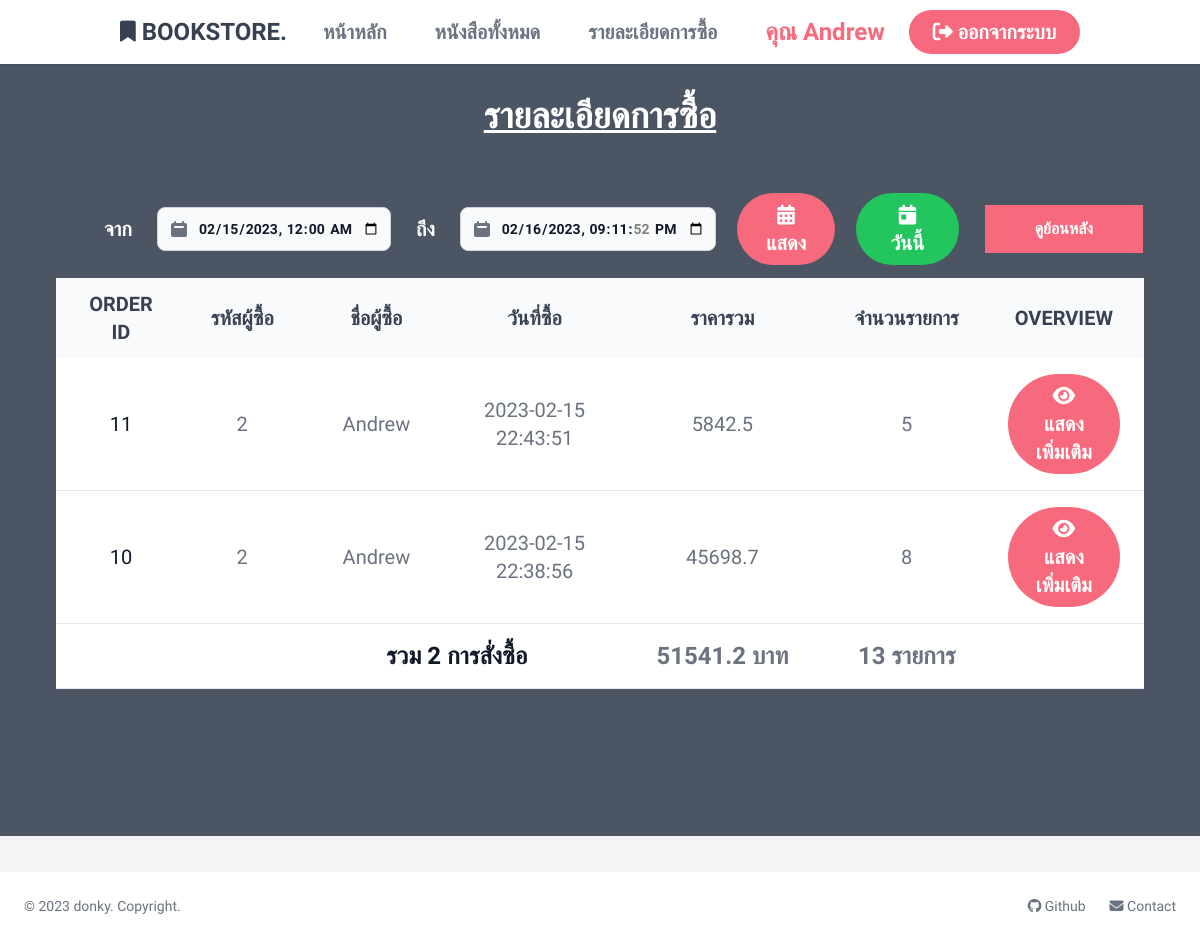
Screenshot of /bookOrder.php?day=1 (signed in) with the database file from the repository.
### tables this page shows
CREATE TABLE Orders (
   Order_id int NOT NULL AUTO_INCREMENT,
   EmployeeID int NOT NULL,
   Order_date DATETIME NOT NULL,
   Order_Price float NOT NULL,
   PRIMARY KEY(Order_id),
   FOREIGN KEY (EmployeeID) REFERENCES Employees(EmployeeID)
);

CREATE TABLE Employees (
   EmployeeID int NOT NULL AUTO_INCREMENT,
   emp_name VARCHAR(100) NOT NULL,
   emp_lname VARCHAR(100) NOT NULL,
   emp_sex VARCHAR(3),
   emp_BOD DATE,
   emp_addr VARCHAR(255),
   emp_tel VARCHAR(25) NOT NULL,
   emp_email VARCHAR(50) NOT NULL,
   emp_update DATE NOT NULL,
   emp_username VARCHAR(50) NOT NULL,
   emp_password VARCHAR(255) NOT NULL,
   emp_admin int(2) NOT NULL,
   PRIMARY KEY (EmployeeID)
);

### src/include/functions.php (called while the page is built, shortened)
<?php
function getOrderByEmpWithDate($EmployeeID, $day)
{
    $mysqli = connect();
    if ($_SESSION["emp_admin"] == 1) {
        $stmt = $mysqli->prepare("SELECT Order_id, orders.EmployeeID, emp_name, Order_date, Order_Price
        FROM orders, employees
        WHERE orders.EmployeeID = employees.EmployeeID AND Order_date > DATE_ADD(NOW(), INTERVAL -? DAY) ORDER BY Order_id DESC;");
        $stmt->bind_param(
            "s",
            $day
        );
    } else {
        $stmt = $mysqli->prepare("SELECT Order_id, orders.EmployeeID, emp_name, Order_date, Order_Price FROM orders, employees
        WHERE orders.EmployeeID = employees.EmployeeID AND orders.EmployeeID = ? AND Order_date > DATE_ADD(NOW(), INTERVAL -? DAY) ORDER BY Order_id DESC;");
        $stmt->bind_param(
            "ss",
            $EmployeeID,
            $day
        );
    }
    $stmt->execute();
    $result = $stmt->get_result();
    return $result;
}
function getCountDetail($Order_id)
{
    $mysqli = connect();
    $stmt = $mysqli->prepare("SELECT COUNT(orders_detail.Orid) AS C FROM orders_detail WHERE order_id = ?;");
    $stmt->bind_param(
        "s",
        $Order_id
    );
    $stmt->execute();
    $result = $stmt->get_result();
    return $result->fetch_assoc();
}

### src/bookOrder.php (the view, shortened to what this page needs)
<!DOCTYPE html>
<html lang="en">
<head>
    <?php
    require("./include/head.php");
    ?>
</head>
<body class="bg-gray-100">
    <?php
    include("./include/nav.php");
    if (isset($_GET["day"])) {
        $result = getOrderByEmpWithDate($_SESSION["EmployeeID"], $_GET["day"]);
    } else if (isset($_GET["date1"]) && isset($_GET["date2"])) {
        $result = getOrderByEmpWithDateToDate($_SESSION["EmployeeID"], strtr($_GET["date1"], 'T', ' '), strtr($_GET["date2"], 'T', ' '));
    } else if (isset($_GET["today"])) {
        $result = getOrderByEmpToday($_SESSION["EmployeeID"]);
    } else {
        $result = getOrderByEmp($_SESSION["EmployeeID"]);
    }
    ?>
    <div class="min-h-screen bg-gray-600 mt-9 mb-9 pt-10 p-14">
        <div style="width:30%; margin:auto;" class="text-white rounded-full">
            <div style="padding:20px; width:100%;" class="text-gray-1000 text-center text-4xl font-bold">
                <u> รายละเอียดการซื้อ</u>
            </div>
        </div>
        <br>
        <div class="relative overflow-x-auto">
            <table align="center" class="text-sm text-left text-gray-500 dark:text-gray-400">
                <thead>
                    <tr align="center">
                        <th colspan="6" width="200px" scope="col" class="px-6 py-3 text-xl">
                            <table>
                                <tr>
                                    <form action="./bookOrder.php" method="get">
                                        <td class="text-white px-6 py-3 text-xl">
                                            จาก
                                        </td>
                                        <td>
                                            <div class="relative max-w-sm">
                                                <div class="absolute inset-y-0 left-0 flex items-center pl-3 pointer-events-none">
                                                </div>
                                                <input datepicker type="datetime-local" name="date1" class="bg-gray-50 border border-gray-300 text-gray-900 text-sm rounded-lg focus:ring-blue-500 focus:border-blue-500 block w-full pl-10 p-2.5 dark:bg-gray-700 dark:border-gray-600 dark:placeholder-gray-400 dark:text-white dark:focus:ring-blue-500 dark:focus:border-blue-500" max="<?php echo date('Y-m-d H:i:s'); ?>" value="<?php echo date('Y-m-d 00:00:00', strtotime(' -1 day')); ?>">
                                            </div>
                                        </td>
                                        <td class="text-white px-6 py-3 text-xl">
                                            ถึง
                                        </td>
                                        <td>
                                            <div class="relative max-w-sm">
                                                <div class="absolute inset-y-0 left-0 flex items-center pl-3 pointer-events-none">
                                                </div>
                                                <input datepicker type="datetime-local" name="date2" class="bg-gray-50 border border-gray-300 text-gray-900 text-sm rounded-lg focus:ring-blue-500 focus:border-blue-500 block w-full pl-10 p-2.5 dark:bg-gray-700 dark:border-gray-600 dark:placeholder-gray-400 dark:text-white dark:focus:ring-blue-500 dark:focus:border-blue-500" max="<?php echo date('Y-m-d H:i:s'); ?>" value="<?php echo date('Y-m-d H:i:s'); ?>">
                                            </div>
                                        </td>
                                        <td style="padding-left:20px">
                                            <button class='bg-superred hover:bg-redred text-white text-xl font-bold py-2 px-6 rounded-full'>
                                                <i class="fa-solid fa-calendar-days"> </i> แสดง
                                            </button>
                                        </td>
                                    </form>
                                    <td style="padding-left:20px">
                                        <a href="./bookOrder.php?today=1">
                                            <button class='bg-green-500 hover:bg-green-600 text-white text-xl font-bold py-2 px-8 rounded-full'>
                                                <i class="fa-solid fa-calendar-day"></i> วันนี้
                                            </button>
                                        </a>
                                    </td>
                                </tr>
                            </table>
                        </th>
                        <th width="300px" scope="col" class="py-2 text-xl">
                            <div style="margin:auto; width: 100%;" class="dropdown">
                                <button style="width: 100%;" class="dropbtn text-xl">ดูย้อนหลัง</button>
                            </div>
                        </th>
                    </tr>
                </thead>
                <thead class="text-xs text-gray-700 uppercase bg-gray-50 dark:bg-gray-700 dark:text-gray-400">
                    <tr align="center">
                        <th width="150px" scope="col" class="px-6 py-3 text-xl">
                            Order id
                        </th>
                        <th width="150px" scope="col" class="px-6 py-3 text-xl">
                            รหัสผู้ซื้อ
                        </th>
                        <th width="200px" scope="col" class="px-6 py-3 text-xl">
                            ชื่อผู้ซื้อ
                        </th>
                        <th width="200px" scope="col" class="px-6 py-3 text-xl">
                            วันที่ซื้อ
                        </th>
                        <th width="300px" scope="col" class="px-6 py-3 text-xl">
                            ราคารวม
                        </th>
                        <th width="200px" scope="col" class="px-6 py-3 text-xl">
                            จำนวนรายการ
                        </th>
                        <th width="300px" scope="col" class="px-6 py-3 text-xl">
                            Overview
                        </th>
                    </tr>
                </thead>
                <tbody>
                    <?php
                    $orderQty = 0;
                    $allPrice = 0;
                    $allItem = 0;
                    while ($row = $result->fetch_assoc()) {
                        $itemCount = getCountDetail($row["Order_id"])["C"];
                        $orderQty++;
                        $allPrice += $row["Order_Price"];
                        $allItem += $itemCount;
                        echo "
                            <tr align='center' class='bg-white border-b dark:bg-gray-800 dark:border-gray-700'>
                                <th scope='row' class='px-6 py-4 text-xl font-medium text-gray-900 whitespace-nowrap dark:text-white'>
                                    " . $row["Order_id"] . "
                                </th>
                                <td class='px-6 py-4 text-xl'>
                                    " . $row["EmployeeID"] . "
                                </td>
                                <td class='px-6 py-4 text-xl'>
                                    " . $row["emp_name"] . "
                                </td>
                                <td class='px-6 py-4 text-xl'>
                                    " . $row["Order_date"] . "
                                </td>
                                <td class='px-6 py-4 text-xl'>
                                    " . $row["Order_Price"] . "
                                </td>
                                <td class='px-6 py-4 text-xl'>
                                    " .
                            $itemCount
                            . "
                                </td>
                                <td class='px-6 py-4'>
                                    <form action='./bookOrderDetail.php' method='get'>
                                        <input type='hidden' name='Order_id' value='" . $row["Order_id"] . "'>
                                        <input type='hidden' name='EmployeeID' value='" . $row["EmployeeID"] . "'>
                                        <button class='bg-superred hover:bg-redred text-white text-xl font-bold py-2 px-6 rounded-full'>
                                           <i class='fa-solid fa-eye'> </i> แสดงเพิ่มเติม
                                        </button>
                                    </form>
                                </td>
                            </tr>
                            ";
                    }
                    ?>
                </tbody>
                <tfoot>
                    <tr class='bg-white border-b dark:bg-gray-800 dark:border-gray-700'>
                        <th align=center class='px-6 py-4 text-xl'>
                        </th>
                        <th align=center class='px-6 py-4 text-xl'>
                        </th>
                        <th align=center colspan="2" scope='row' class='px-6 py-4 font-bold text-gray-900 whitespace-nowrap dark:text-white text-2xl '>
                            รวม <?php echo $orderQty; ?> การสั่งซื้อ
                        </th>
                        <th align=center class='px-6 py-4 text-2xl font-bold'>
                            <?php echo  $allPrice ?> บาท
                        </th>
                        <th align=center class='px-6 py-4 text-2xl font-bold'>
                            <?php echo  $allItem; ?> รายการ
                        </th>
                        <th align=center class='px-6 py-4 text-xl'>
                        </th>
                    </tr>
                </tfoot>
            </table>
        </div>
    </div>
    <?php
    include("./include/foot.php")
    ?>
</body>
</html>

### rows the page displays
orders: Order_id "11", EmployeeID "2", EmployeeID.emp_name "Andrew", Order_date "2023-02-15 22:43:51", Order_Price "5842.5", itemCount "5"
orders: Order_id "10", EmployeeID "2", EmployeeID.emp_name "Andrew", Order_date "2023-02-15 22:38:56", Order_Price "45698.7", itemCount "8"

### other values shown
$name "Andrew"
$orderQty "2"
$allPrice "51541.2"
$allItem "13"
